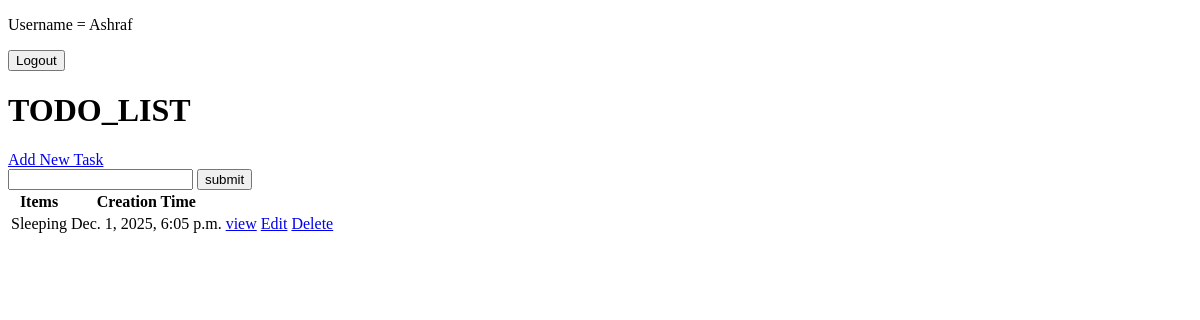
The app's page / (signed in), older data.
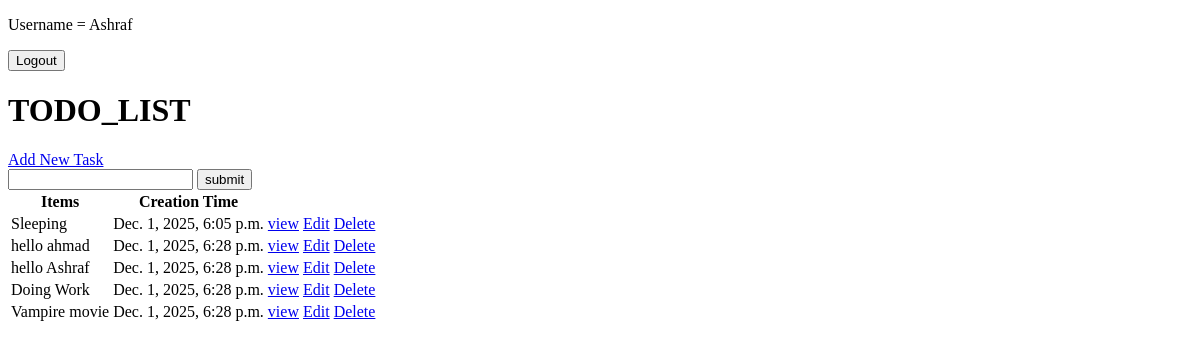
The same page, newer data.
### ToDo_app/models.py (models this page shows, shortened)
class Task(models.Model):
    user= models.ForeignKey(User, on_delete=models.CASCADE,  null=True, blank=True)
    title=models.CharField(max_length=200)
    description=models.TextField(null = True, blank=True)
    complete=models.BooleanField(default=False)
    create=models.DateTimeField(auto_now_add=True)
    class Meta:
        ordering = ["complete"]

### ToDo_app/views.py (the view)
# urls.py: path("",TaskList.as_view() , name="tasks"),
class TaskList(LoginRequiredMixin, ListView):
    model = Task
    context_object_name = "tasks"
    def get_context_data(self, **kwargs):
        context = super().get_context_data(**kwargs)
        context["tasks"]= context["tasks"].filter(user=self.request.user )
        context["count"]= context["tasks"].filter(complete=False).count()
        search_input = self.request.GET.get("search-area") or ""
        if search_input:
            context["tasks"] = context["tasks"].filter(
                title__startswith = search_input
            )
            context["serach_input"]=search_input
        return context

### ToDo_app/templates/ToDo_app/task_list.html (shortened to what this page needs)
{% extends "ToDo_app/main.html" %}
{% block content %}
{% if request.user.is_authenticated %}
    <p>Username = {{request.user}}</p>
    <form action="{% url "logout" %}"method="POST">
        <button type="submit">Logout</button>
    </form>
{% else %}
    <a href="{% url "login" %}">Login</a>
{% endif %}
<h1>TODO_LIST</h1>
<a href="{% url "task-create" %}">Add New Task</a>
<form method="GET">
    <input type="text" name="search-area" value="{{search_input}}">
    <input type="submit" value="submit">
</form>
<table>
    <tr>
        <th>Items</th>
        <th>Creation Time</th>
        <th></th>
        <th></th>
    </tr>
    {% for task in tasks %}
    <tr>
        <td>{{task.title}}</td>
        <td>{{task.create}}</td>
        <td><a href="{% url "task" task.id %}">view</a></td>
        <td><a href="{% url "task-update" task.id %}">Edit</a></td>
        <td><a href="{% url "task-confirm-delete" task.id %}">Delete</a></td>
    </tr>
    {% empty %}
        <h3>Tasks are empty.</h3>
    {% endfor %}
</table>
{% endblock content %}

### ToDo_app/templates/ToDo_app/main.html (shortened to what this page needs)
<!DOCTYPE html>
<html lang="en">
<head>
</head>
<body>
    <div class="contianer">
        {% block content %}
        {% endblock content %}
    </div>
</body>
</html>

Row changes from the older to the newer data that the page shows:
added Task: title "hello ahmad", create "Dec. 1, 2025, 6:28 p.m."
added Task: title "hello Ashraf", create "Dec. 1, 2025, 6:28 p.m."
added Task: title "Doing Work", create "Dec. 1, 2025, 6:28 p.m."
added Task: title "Vampire movie", create "Dec. 1, 2025, 6:28 p.m."
